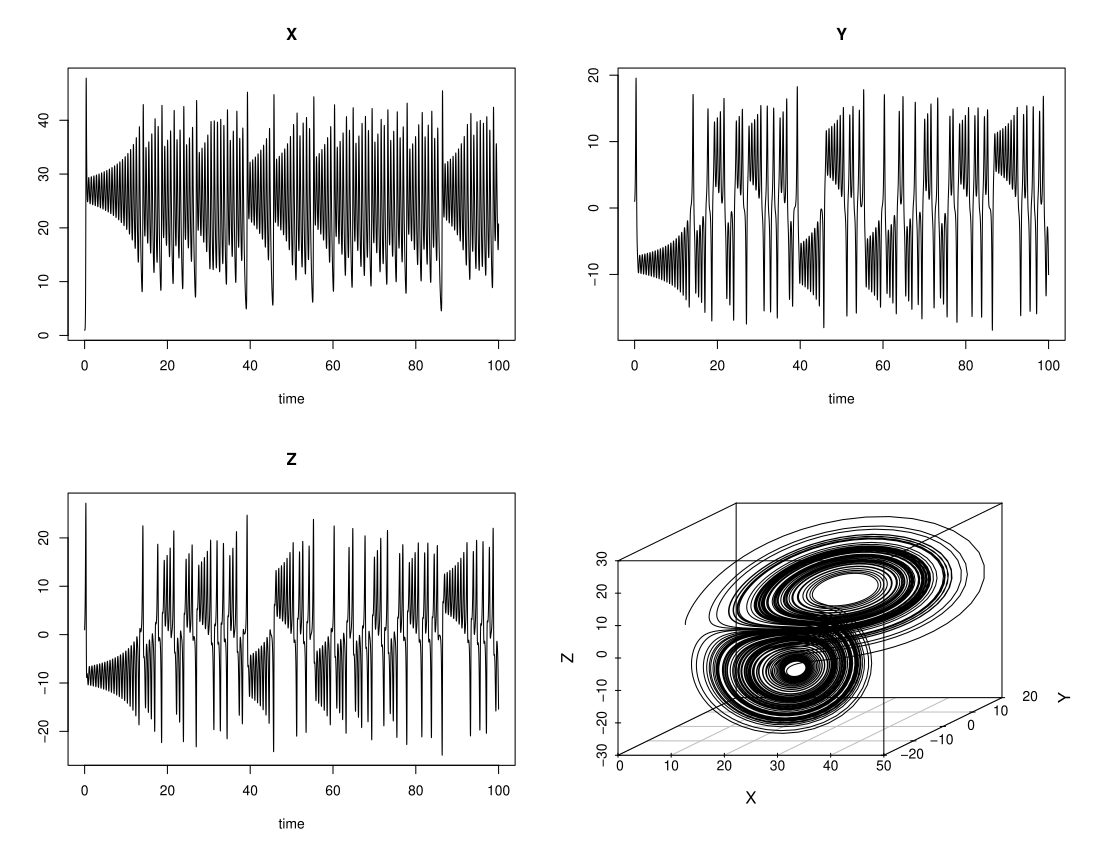

Write the R code that produced this figure.
# deSolve example
# source: http://desolve.r-forge.r-project.org/

library(deSolve)
library(scatterplot3d)

## Chaos in the atmosphere
# [System equations]
# dX/dt <-  a * X(t) + Y(t) * Z(t)
# dY/dt <-  b * (Y(t) - Z(t))
# dZ/dt <- -X(t) * Y(t) + c * Y(t) - Z(t)

Lorenz <- function(t, state, parameters) {
  with(as.list(c(state, parameters)), {
    dX <-  a * X + Y * Z
    dY <-  b * (Y - Z)
    dZ <- -X * Y + c * Y - Z
    list(c(dX, dY, dZ))
  })
}

parameters <- c(a = -8/3, b = -10, c = 28)
state      <- c(X = 1, Y = 1, Z = 1)
times      <- seq(0, 100, by = 0.01)

out <- ode(y = state, times = times, func = Lorenz, parms = parameters)

plot(out)
scatterplot3d(out[,-1], type = "l")
